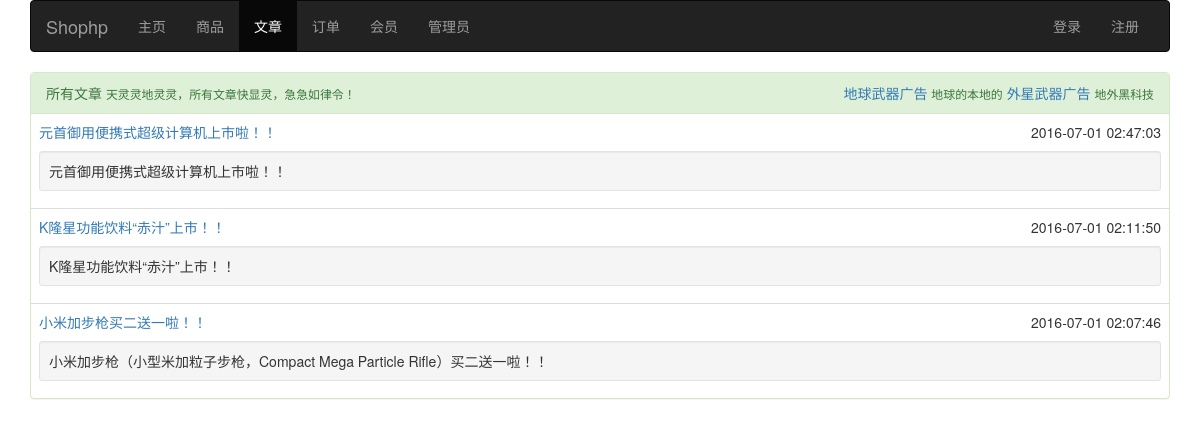
/index.php/acate, run on the app's committed database.
### tables this page shows
CREATE TABLE `acate` (
  `id` int(11) NOT NULL COMMENT '类别编号',
  `pid` int(11) NOT NULL COMMENT '父级类别编号',
  `name` varchar(20) NOT NULL COMMENT '类别名称',
  `intro` text NOT NULL COMMENT '类别简介'
);

CREATE TABLE `article` (
  `id` int(11) NOT NULL COMMENT '文章编号',
  `cid` int(11) NOT NULL COMMENT '类别编号',
  `title` varchar(200) NOT NULL COMMENT '文章标题',
  `abstract` text NOT NULL COMMENT '摘要',
  `content` text NOT NULL COMMENT '内容',
  `views` int(11) NOT NULL DEFAULT '0' COMMENT '访问量',
  `pubtime` datetime NOT NULL DEFAULT CURRENT_TIMESTAMP COMMENT '发布时间',
  `status` int(11) NOT NULL COMMENT '状态'
);

### application/controllers/Acate.php (called while the page is built, shortened)
<?php
class Acate extends CI_Controller
{
    public function __construct()
    {
        $this->load->model('member_model');
        $this->load->model('article_model');
        $this->load->model('acate_model');
    }
    public function index($id = 0)
    {
        $data['article'] = $this->article_model->cget($id);
        $data['cname'] = $this->article_model->cname($id);
        if (0 == $id) {
            $data['title'] = '所有文章';
            $data['subtitle'] = '天灵灵地灵灵，所有文章快显灵，急急如律令！';
        }
        $this->load->view('acate', $data);
    }
}

### index.php (called while the page is built, shortened)
<?php
require_once BASEPATH.'core/CodeIgniter.php';

### application/models/Member_model.php (called while the page is built, shortened)
<?php
class Member_model extends CI_Model
{
    public function vsession()
    {
        $name = array('name' => $this->session->member);
        $row = $this->db->get_where('member', $name)->row_array();
        return 1 != $row['status'] || $row['id'] != $this->session->mid;
    }
}

### application/models/Article_model.php (called while the page is built, shortened)
<?php
class Article_model extends CI_Model
{
    public function getcate($id)
    {
        $data = array();
        $res = $this->db->get_where('acate', array('pid' => $id))->result_array();
        foreach ($res as $r) {
            array_push($data, $r['id']);
            $data = array_merge($data, $this->getcate($r['id']));
        }
        return $data;
    }
    public function cget($id)
    {
        $data = $this->db->get_where('article', array('cid' => $id))->result_array();
        foreach ($this->getcate($id) as $r) {
            $data = array_merge($data, $this->db->get_where('article', array('cid' => $r))->result_array());
        }
        usort($data, function ($a, $b) {
            return (new DateTime($b['pubtime']))->getTimestamp() - (new DateTime($a['pubtime']))->getTimestamp();
        });
        return $data;
    }
}

### application/views/acate.php (the view, shortened to what this page needs)
<!DOCTYPE html>
<html lang="en">
<head>
    <link href="<?=base_url('css/bootstrap.min.css')?>" rel="stylesheet">
    <link href="<?=base_url('css/shophp.css')?>" rel="stylesheet">
</head>
<body>
    <div class="container">
        <nav class="navbar navbar-inverse">
            <div class="container-fluid">
                <div class="navbar-header">
                    <a class="navbar-brand" href="<?=site_url()?>"><?=$this->config->item('title')?></a>
                </div>
                <div class="collapse navbar-collapse" id="navbar-collapse">
                    <ul class="nav navbar-nav">
                        <li><a href="<?=site_url()?>">主页</a></li>
                        <li><a href="<?=site_url('gcate')?>">商品</a></li>
                        <li class="active"><a href="<?=site_url('acate')?>">文章<span class="sr-only">(current)</span></a></li>
                        <li><a href="<?=site_url('oform')?>">订单</a></li>
                        <li><a href="<?=site_url('member')?>">会员</a></li>
                        <li><a href="<?=site_url('admin/admin')?>">管理员</a></li>
                    </ul>
                    <ul class="nav navbar-nav navbar-right">
						<?php if ($this->member_model->vsession()): ?>
                        <li><a href="<?=site_url('login')?>">登录</a></li>
                        <li><a href="<?=site_url('reg')?>">注册</a></li>
							<?php else: ?>
                        <li><a><?=$this->session->member?></a></li>
                        <li><a href="<?=site_url('logout')?>">退出</a></li>
					<?php endif; ?>
                    </ul>
                </div>
            </div>
        </nav>
		<div class="panel panel-success">
		  <div class="panel-heading">
                    <?=$title?> <small><?=$subtitle?></small>
					<div class="pull-right">
						<?php foreach ($cname as $a): ?>
				  <a href="<?=site_url('acate/index/'.$a['id'])?>"><?=$a['name']?></a>
				  <small><?=$a['intro']?></small>
				<?php endforeach; ?>
			</div>
		  </div>
  			<table class="table">
			  <?php foreach ($article as $a): ?>
		  		<tr><td><a href="<?=site_url('article/index/'.$a['id'])?>"><?=$a['title']?></a>
					<span class="pull-right"><?=$a['pubtime']?></span>
					<div class="well well-sm"><?=$a['abstract']?></div>
				</td></tr>
				<?php endforeach; ?>
  		  	</table>
		</div>
    </div>
</body>
</html>

### css/shophp.css (style rules this page uses)
.well-sm { margin-top: 9px; margin-bottom: 9px; }

### data on the page
acate: name "地球武器广告", intro "地球的本地的"
acate: name "外星武器广告", intro "地外黑科技"
article: title "元首御用便携式超级计算机上市啦！！", pubtime "2016-07-01 02:47:03", abstract "元首御用便携式超级计算机上市啦！！"
article: title "K隆星功能饮料“赤汁”上市！！", pubtime "2016-07-01 02:11:50", abstract "K隆星功能饮料“赤汁”上市！！"
article: title "小米加步枪买二送一啦！！", pubtime "2016-07-01 02:07:46", abstract "小米加步枪（小型米加粒子步枪，Compact Mega Particle Rifle）买二送一啦！！"

### other printed values
$this->config->item('title') "Shophp"
$title "所有文章"
$subtitle "天灵灵地灵灵，所有文章快显灵，急急如律令！"
